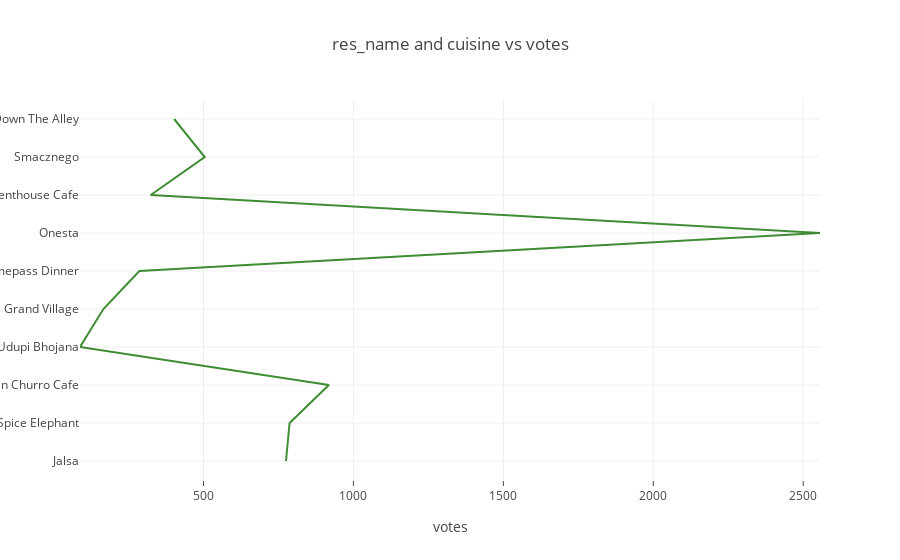

The notebook cell this image was saved under:
### Code cell
trace1 = go.Scatter(
                    x = df.votes.head(10),
                    y = df.name.head(10),
                    mode = "lines",
                    name = "res_name",
                    marker = dict(color = 'rgba(16, 112, 2, 0.8)'),
                    text= df.cuisines.head(10))
# Creating trace2

data = [trace1]
layout = dict(title = 'res_name and cuisine vs votes',
              xaxis= dict(title= 'votes',ticklen= 5,zeroline= False)
              
             )
fig = dict(data = data, layout = layout)
iplot(fig)

### Figure 1 — Plotly figure (JSON) as saved in the notebook; plotly's stock layout.template omitted (floating-point values rounded to 4 significant figures)
{"data": [{"marker": {"color": "rgba(16, 112, 2, 0.8)"}, "mode": "lines", "name": "res_name", "text": ["North Indian, Mughlai, Chinese", "Chinese, North Indian, Thai", "Cafe, Mexican, Italian", "South Indian, North Indian", "North Indian, Rajasthani", "North Indian", "Pizza, Cafe, Italian", "Cafe, Italian, Continental", "Cafe, Mexican, Italian, Momos, Beverages", "Cafe"], "type": "scatter", "uid": "41a8622d-a462-42c8-b855-e37c19eb3249", "x": [775, 787, 918, 88, 166, 286, 2556, 324, 504, 402], "y": ["Jalsa", "Spice Elephant", "San Churro Cafe", "Addhuri Udupi Bhojana", "Grand Village", "Timepass Dinner", "Onesta", "Penthouse Cafe", "Smacznego", "CafÃÂÃÂÃÂÃÂÃÂÃÂÃÂÃÂ© Down The Alley"]}], "layout": {"autosize": true, "title": {"text": "res_name and cuisine vs votes"}, "xaxis": {"autorange": true, "range": [88, 2556], "ticklen": 5, "title": {"text": "votes"}, "type": "linear", "zeroline": false}, "yaxis": {"autorange": true, "range": [-0.5, 9.5], "type": "category"}}}
